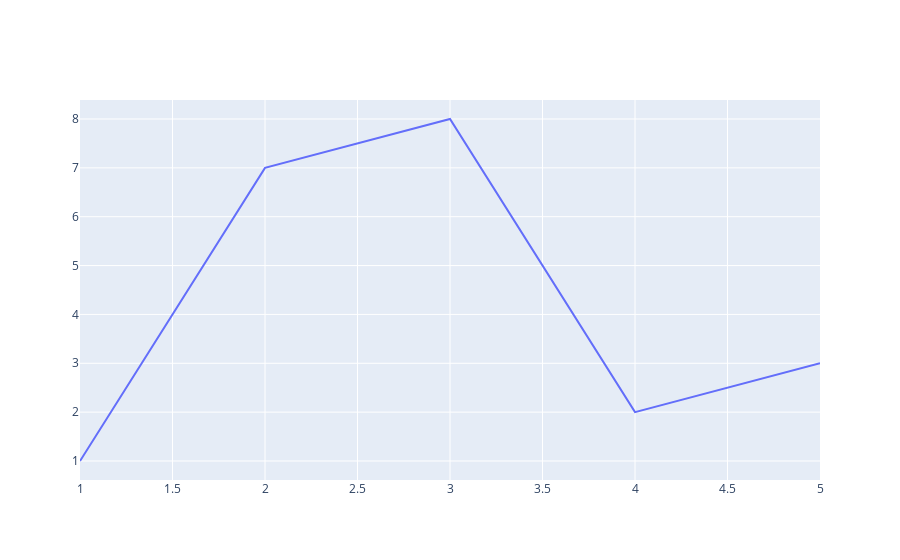

Notebook cell for this chart:
### Code cell
fig = go.Figure()
fig.add_trace(go.Scatter(x=[1,2,3,4,5],y=[1,7,8,2,3],mode='lines'))

### Figure 1 — Plotly figure (JSON) as saved in the notebook; plotly's stock layout.template omitted (floating-point values rounded to 4 significant figures)
{"data": [{"mode": "lines", "type": "scatter", "x": [1, 2, 3, 4, 5], "y": [1, 7, 8, 2, 3]}], "layout": {"autosize": true, "xaxis": {"autorange": true, "range": [1, 5], "type": "linear"}, "yaxis": {"autorange": true, "range": [0.6111, 8.389], "type": "linear"}}}
